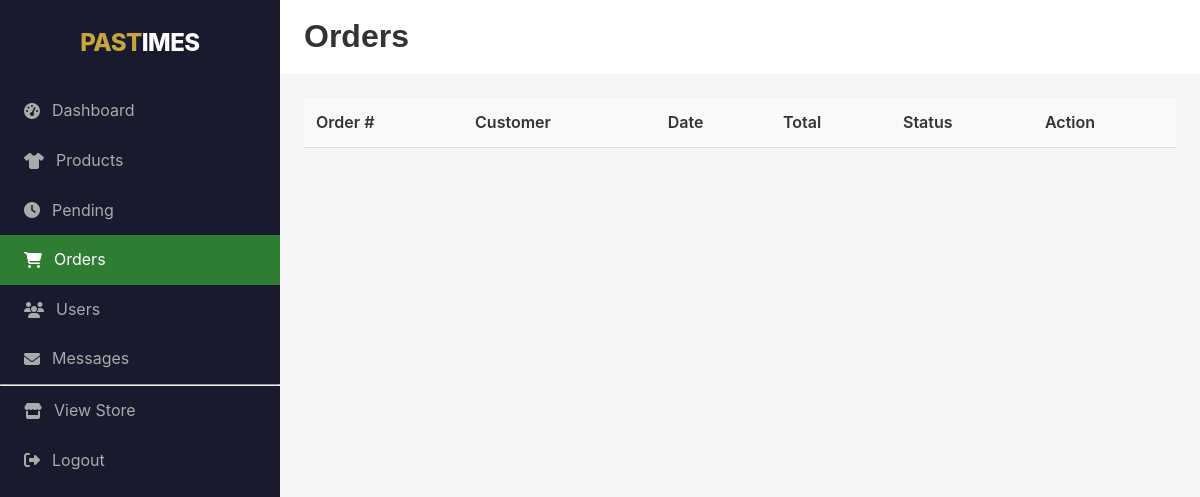
The page /admin/orders.php (signed in) on the database as committed earlier.
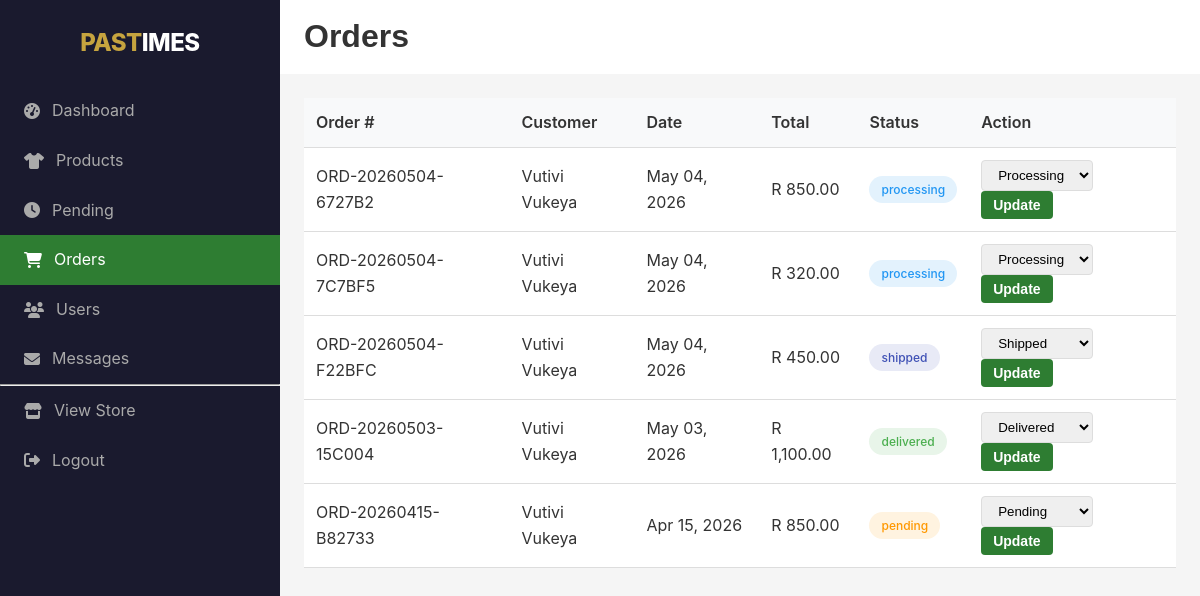
The same page on the database as committed later.
### tables this page shows
CREATE TABLE `tblAorder` (
    `order_id` INT(11) NOT NULL AUTO_INCREMENT,
    `user_id` INT(11) NOT NULL,
    `order_number` VARCHAR(50) NOT NULL UNIQUE,
    `total_amount` DECIMAL(10,2) NOT NULL,
    `delivery_address` TEXT NOT NULL,
    `status` ENUM('pending', 'processing', 'shipped', 'delivered', 'cancelled') DEFAULT 'pending',
    `payment_method` VARCHAR(50) DEFAULT NULL,
    `payment_status` ENUM('pending', 'paid', 'failed') DEFAULT 'pending',
    `tracking_number` VARCHAR(100) DEFAULT NULL,
    `created_at` TIMESTAMP DEFAULT CURRENT_TIMESTAMP,
    PRIMARY KEY (`order_id`),
    FOREIGN KEY (`user_id`) REFERENCES `tblUser`(`user_id`),
    INDEX idx_order_number (`order_number`)
);

CREATE TABLE `tblUser` (
    `user_id` INT(11) NOT NULL AUTO_INCREMENT,
    `name` VARCHAR(100) NOT NULL,
    `surname` VARCHAR(100) NOT NULL,
    `email` VARCHAR(100) NOT NULL UNIQUE,
    `username` VARCHAR(50) NOT NULL UNIQUE,
    `password_hash` VARCHAR(255) NOT NULL,
    `phone` VARCHAR(20) DEFAULT NULL,
    `delivery_address` TEXT DEFAULT NULL,
    `is_verified` TINYINT(1) DEFAULT 0,
    `is_seller_verified` TINYINT(1) DEFAULT 0,
    `role` ENUM('user', 'admin') DEFAULT 'user',
    `created_at` TIMESTAMP DEFAULT CURRENT_TIMESTAMP,
    `last_login` TIMESTAMP NULL,
    PRIMARY KEY (`user_id`),
    INDEX idx_email (`email`),
    INDEX idx_username (`username`)
);

### admin/orders.php (the view, shortened to what this page needs)
<?php
require_once '../config/database.php';
$sql = "SELECT o.*, u.name, u.surname, u.email FROM tblAorder o JOIN tblUser u ON o.user_id = u.user_id ORDER BY o.created_at DESC";
$orders = mysqli_query($conn, $sql);
?>
<!DOCTYPE html>
<html lang="en">
<head>
    <link rel="stylesheet" href="../css/style.css">
    <link rel="stylesheet" href="https://cdnjs.cloudflare.com/ajax/libs/font-awesome/6.4.0/css/all.min.css">
</head>
<body>
    <div class="admin-wrapper">
        <aside class="admin-sidebar">
            <div class="logo"><span>PAST</span><span>IMES</span></div>
            <nav>
                <a href="index.php"><i class="fas fa-tachometer-alt"></i> Dashboard</a>
                <a href="products.php"><i class="fas fa-tshirt"></i> Products</a>
                <a href="pending-approvals.php"><i class="fas fa-clock"></i> Pending</a>
                <a href="orders.php" class="active"><i class="fas fa-shopping-cart"></i> Orders</a>
                <a href="users.php"><i class="fas fa-users"></i> Users</a>
                <a href="messages.php"><i class="fas fa-envelope"></i> Messages</a>
                <hr>
                <a href="../index.php"><i class="fas fa-store"></i> View Store</a>
                <a href="../logout.php"><i class="fas fa-sign-out-alt"></i> Logout</a>
            </nav>
        </aside>
        <main class="admin-main">
            <div class="admin-header"><h1>Orders</h1></div>
            <div class="admin-content">
                <table class="admin-table">
                    <thead><tr><th>Order #</th><th>Customer</th><th>Date</th><th>Total</th><th>Status</th><th>Action</th></tr></thead>
                    <tbody>
                        <?php while ($order = mysqli_fetch_assoc($orders)): ?>
                            <form method="POST">
                                <tr>
                                    <td><?php echo $order['order_number']; ?></td>
                                    <td><?php echo $order['name'] . ' ' . $order['surname']; ?></td>
                                    <td><?php echo date('M d, Y', strtotime($order['created_at'])); ?></td>
                                    <td>R <?php echo number_format($order['total_amount'], 2); ?></td>
                                    <td><span class="status-badge status-<?php echo $order['status']; ?>"><?php echo $order['status']; ?></span></td>
                                    <td>
                                        <select name="status">
                                            <option value="pending" <?php echo $order['status'] == 'pending' ? 'selected' : ''; ?>>Pending</option>
                                            <option value="processing" <?php echo $order['status'] == 'processing' ? 'selected' : ''; ?>>Processing</option>
                                            <option value="shipped" <?php echo $order['status'] == 'shipped' ? 'selected' : ''; ?>>Shipped</option>
                                            <option value="delivered" <?php echo $order['status'] == 'delivered' ? 'selected' : ''; ?>>Delivered</option>
                                        </select>
                                        <button type="submit" name="update_status" class="btn-primary">Update</button>
                                    </td>
                                </tr>
                            </form>
                        <?php endwhile; ?>
                    </tbody>
                </table>
            </div>
        </main>
    </div>
</body>
</html>

Rows that differ between the two databases and show on the page:
added tblaorder: order_number "ORD-20260504-6727B2", user.name "Vutivi", user.surname "Vukeya", created_at "May 04, 2026", total_amount "850.00", status "processing", status "Processing"
added tblaorder: order_number "ORD-20260504-7C7BF5", user.name "Vutivi", user.surname "Vukeya", created_at "May 04, 2026", total_amount "320.00", status "processing", status "Processing"
added tblaorder: order_number "ORD-20260504-F22BFC", user.name "Vutivi", user.surname "Vukeya", created_at "May 04, 2026", total_amount "450.00", status "shipped", status "Shipped"
added tblaorder: order_number "ORD-20260503-15C004", user.name "Vutivi", user.surname "Vukeya", created_at "May 03, 2026", total_amount "1,100.00", status "delivered", status "Delivered"
added tblaorder: order_number "ORD-20260415-B82733", user.name "Vutivi", user.surname "Vukeya", created_at "Apr 15, 2026", total_amount "850.00", status "pending", status "Pending"
